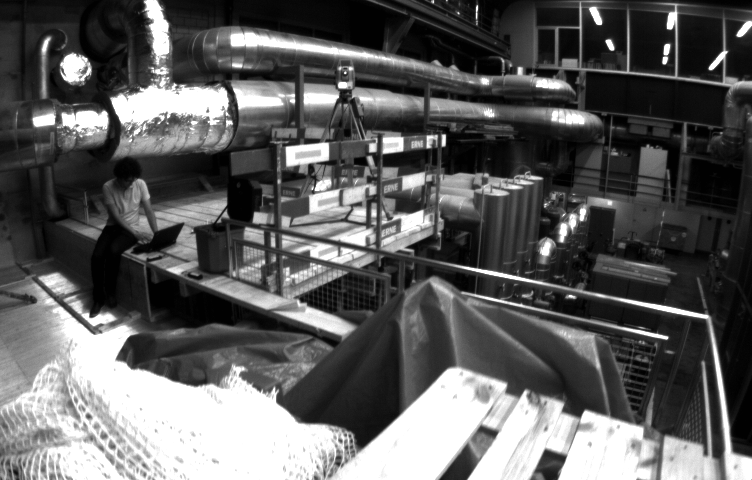
#> input picture img/testImg.png, 752 x 480 px
$ python improved_ORB.py
#> lines starting #> are read from the running program, lines starting #| are printed output that depends on the picture
#> further down, _img1 is the input picture: shape (480, 752); min 1, max 255, mean 93.4
import cv2
import numpy as np
import time

def best_orb_threshold(img, m):
    # 計算子區塊的大小
#> called with m = 5
    height, width = img.shape[:2]
#> height = 480; width = 752
    block_size = int(min(height, width) / m)
#> block_size = 96

    results = []

    # 遍歷所有子區塊
    for i in range(m):
        for j in range(m):
            # 計算子區塊的左上角座標和右下角座標
            x1, y1 = j * block_size, i * block_size
            x2, y2 = x1 + block_size, y1 + block_size

            # 提取子區塊
            block = img[y1:y2, x1:x2]

            # 計算子區塊的灰度平均值、中心像素的灰度值、灰度值變異數
            mean = round(np.mean(block))
            center_pixel = block[block_size // 2, block_size // 2]

            best_t, thresh = cv2.threshold(block, 0, 255, cv2.THRESH_BINARY+cv2.THRESH_OTSU)

            # 將結果存入列表
            results.append((mean, int(center_pixel), int(best_t)))
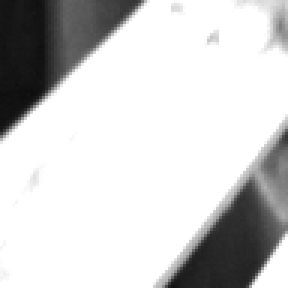
#> block: shape (96, 96) (shown 3 times larger); min 13, max 255, mean 206.8
#> after the loop, results = 25 items, first 6: (49, 71, 122), (73, 20, 131), (80, 106, 119), (64, 255, 104), (41, 2, 79), (67, 88, 134)

    alpha = 0.3
    adaptive_orb_threshold = []
    for result in results:
        # 子區塊ORB閾值 = alpha * | 子區塊中心灰度值 - 子區塊灰度值變異數 |
        threshold = round(alpha*abs(result[1]-result[2]))
        if threshold < 7 : threshold = 7
        adaptive_orb_threshold.append(threshold)
#> this loop made 25 passes
#> result on passes 1 to 12: (49, 71, 122), (73, 20, 131), (80, 106, 119), (64, 255, 104), (41, 2, 79), (67, 88, 134), (111, 185, 124), (91, 37, 134), (105, 70, 140), (84, 86, 100), (45, 13, 100), (66, 76, 78)
#> after the loop, adaptive_orb_threshold = 25 values, max 45 at index 3, min 7 at index 2, mean 20.32

    return adaptive_orb_threshold

def improved_orb_detection(img, m = 5):
    adaptive_threshold = best_orb_threshold(img, m)
#> adaptive_threshold has the same summary as adaptive_orb_threshold in best_orb_threshold

    # 初始化ORB偵測器
    orb = cv2.ORB_create(edgeThreshold=0)

    # 調整ORB特徵點偵測參數
    max_feature = 10000
    orb.setMaxFeatures(max_feature)

    # 將原始圖像分割為m*m塊
    height, width = img.shape[:2]
#> height = 480; width = 752
    block_width = width // m
#> block_width = 150
    block_height = height // m
#> block_height = 96

    # 初始化與原圖size相等的空白圖像
    img_with_keypoints = np.zeros_like(img)
    full_keypoints = []  # 新增的列表，用於存儲整張圖像的keypoints

    start_time = time.time() # detection timer start

    # 對每個子區域用不同的閾值進行ORB特徵點偵測
    for i in range(m):
        for j in range(m):
            # 獲取子區域座標
            x_start = i * block_width
            x_end = (i + 1) * block_width
            y_start = j * block_height
            y_end = (j + 1) * block_height

            # 提取子區域
            block = img[y_start:y_end, x_start:x_end]

            # 設置FastThreshold值
            orb.setFastThreshold(adaptive_threshold[i * 5 + j])

            # 子區域中偵測特徵點，並將座標對應至原始圖像
            keypoints = orb.detect(block, None)
            for kp in keypoints:
                kp.pt = (kp.pt[0] + x_start, kp.pt[1] + y_start)
            full_keypoints.extend(keypoints)
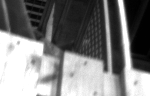
#> block: shape (96, 150); min 1, max 255, mean 126.1
#> after the loop, full_keypoints = 13713 keypoints; strongest (x, y, size): (612, 49, 31), (664, 58, 31), (709, 68, 31), (607, 42, 44.6)

    end_time = time.time() # detection timer end

    # 繪製整張圖像的特徵點
    img_with_keypoints = cv2.drawKeypoints(img, full_keypoints, None, flags=0)
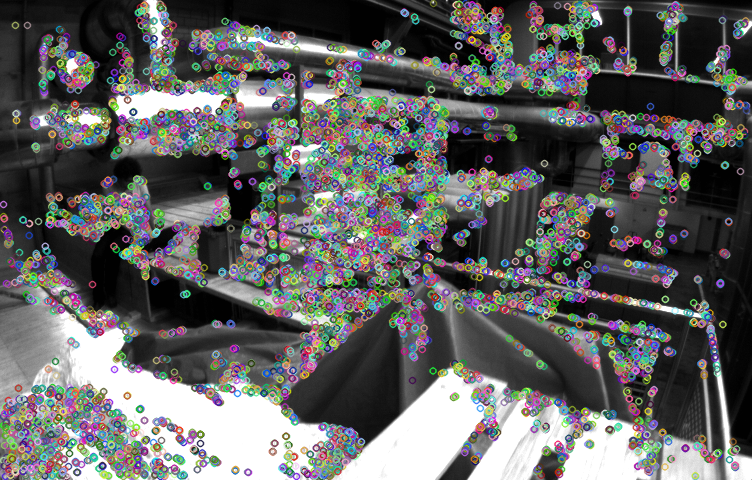
#> img_with_keypoints: shape (480, 752, 3); mean of channels 0, 1, 2 98, 98.2, 98.1; drawn as B, G, R

    # reuturn data
    keypoint_num = len(full_keypoints)
#> keypoint_num = 13713
    detect_time = round(end_time - start_time, 3)

    return img_with_keypoints, full_keypoints, keypoint_num, detect_time

def improved_orb_comparison(img1, img2):
    img_with_keypoints1, full_keypoints1, keypoint_num1, t0 = improved_orb_detection(img1)
#> full_keypoints1 has the same summary as full_keypoints in improved_orb_detection; keypoint_num1 = 13713; t0 = 0.084
    img_with_keypoints2, full_keypoints2, keypoint_num2, t1 = improved_orb_detection(img2)
#> call 2 of improved_orb_detection, with m = 5
#> the loop in best_orb_threshold (call 2), `for result in results:` made 25 passes
#> in improved_orb_detection (call 2), `img_with_keypoints = cv2.drawKeypoints(img, full_keypoints, None, flag..`:
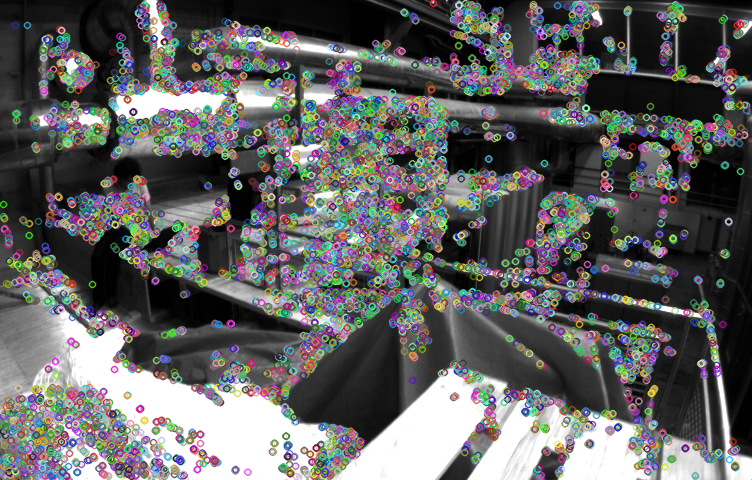
#> img_with_keypoints: shape (480, 752, 3); mean of channels 0, 1, 2 97.8, 97.9, 97.7; drawn as B, G, R
#> full_keypoints2 has the same summary as full_keypoints in improved_orb_detection; keypoint_num2 = 13713; t1 = 0.071
    h, w = img1.shape[:2]
#> h = 480; w = 752
    combined_img = np.zeros((h, w*2, 3), dtype=np.uint8)
    combined_img[:, :w] = img_with_keypoints1
    combined_img[:, w:] = img_with_keypoints2
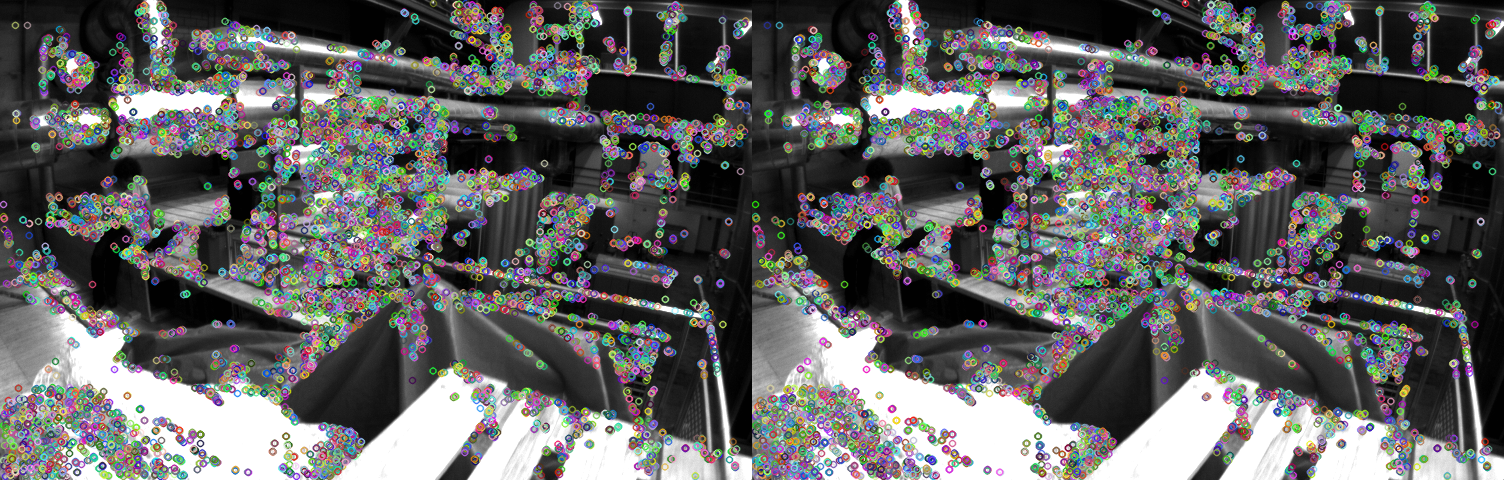
#> combined_img: shape (480, 1504, 3); mean of channels 0, 1, 2 97.9, 98.1, 97.9; drawn as B, G, R
    overlay = combined_img.copy()
    same_keypoints = []

    start_time = time.time() # comparison timer start

    # 建立 keypoints1 中每個特徵點的像素作為key，特徵點本身作為value的dict
    keypoints1_dict = {tuple(map(int, kp.pt)): kp for kp in full_keypoints1}
#> keypoints1_dict = 11748 items

    # 檢查 keypoints2 中的特徵點是否有相同的像素
    for kp2 in full_keypoints2:
        x2, y2 = map(int, kp2.pt)
        pt2 = (x2, y2)

        # 檢查是否在 keypoints1_dict 中有相同的像素
        if pt2 in keypoints1_dict:
            # kp1 = keypoints1_dict[pt2]
            same_keypoints.append((kp2))
#> this loop made 13713 passes
#> (kp2, x2, y2) on passes 1 to 3: (keypoint at (146, 6), size 31, 146, 6), (keypoint at (145, 9), size 31, 145, 9), (keypoint at (143, 11), size 31, 143, 11)
#> after the loop, same_keypoints has the same summary as full_keypoints in improved_orb_detection

    end_time = time.time() # comparison timer end

    # 若兩張圖同個pixel都有檢測到keypoints，則繪製線段
    for kp in same_keypoints:
        x1, y1 = kp.pt
        x2, y2 = kp.pt
        x2 += w  # 將第二個圖像中的特徵點的 x 坐標偏移 w 像素，以match合成圖像中的位置
        pt1 = (int(x1), int(y1))
        pt2 = (int(x2), int(y2))
        color = tuple(np.random.randint(0, 255, 3).tolist()) # 產生隨機顏色
        cv2.line(combined_img, pt1, pt2, color, 1)  # 繪製線段
#> this loop made 13713 passes
#> (kp, x1, y1, x2, y2, color) on passes 1 to 3: (keypoint at (146, 6), size 31, 146, 6, 898, 6, (172, 47, 117)), (keypoint at (145, 9), size 31, 145, 9, 897, 9, (192, 67, 251)), (keypoint at (143, 11), size 31, 143, 11, 895, 11, (195, 103, 9))
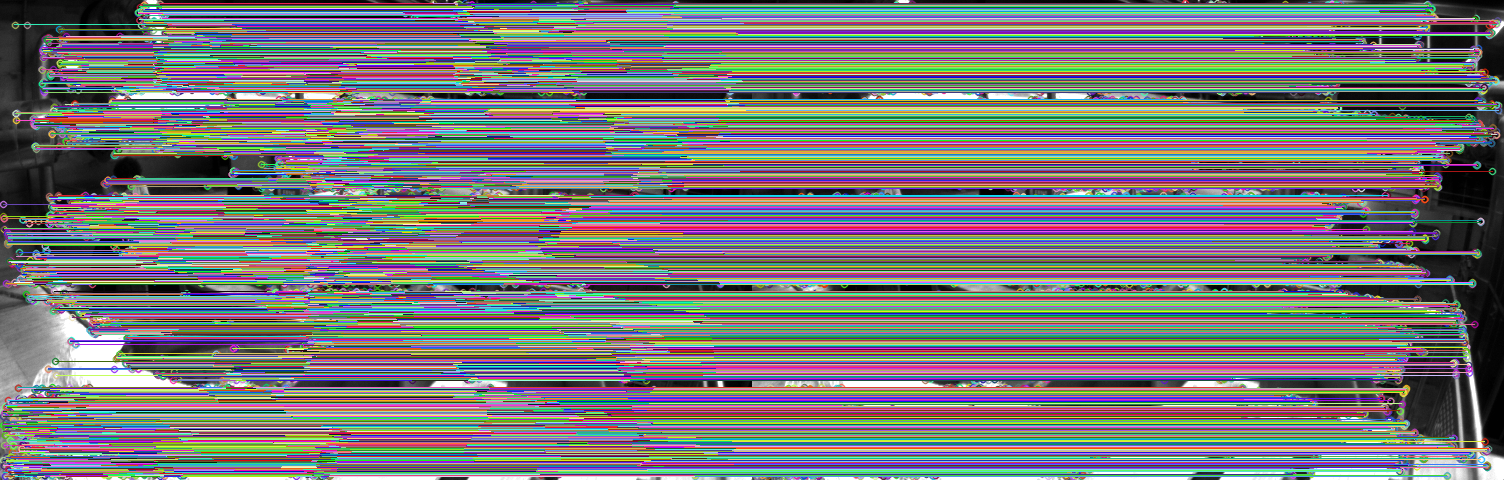
#> combined_img: shape (480, 1504, 3); mean of channels 0, 1, 2 120.7, 118.9, 120.7; drawn as B, G, R

    # cv2.line透明度設定，ref:https://gist.github.com/IAmSuyogJadhav/305bfd9a0605a4c096383408bee7fd5c
    alpha = 0.3  # Transparency factor.
    # Following line overlays transparent rectangle over the image
    comparison_img = cv2.addWeighted(overlay, alpha, combined_img, 1 - alpha, 0)
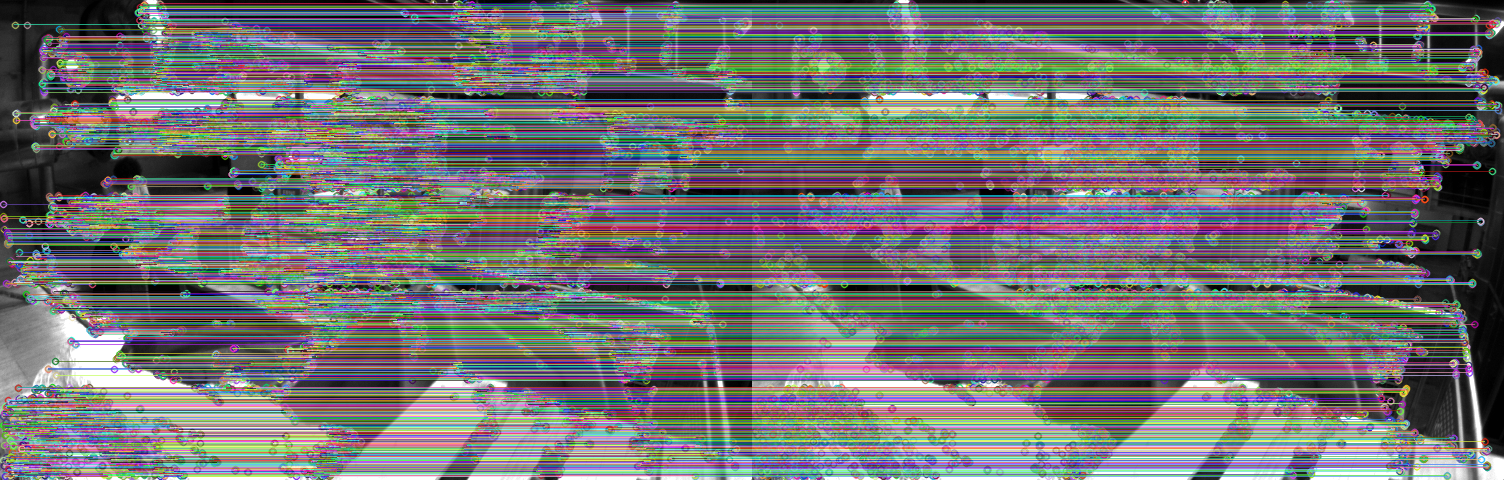
#> comparison_img: shape (480, 1504, 3); mean of channels 0, 1, 2 113.9, 112.7, 113.9; drawn as B, G, R

    # return data
    result_img = [img_with_keypoints1, img_with_keypoints2, comparison_img]
    matched_points = len(same_keypoints)
    keypoint_data = [keypoint_num1, keypoint_num2, matched_points]
    comparison_time = round(end_time - start_time, 3) # 比對所花時間
    used_time = [t0, t1, comparison_time] # 偵測時間1, 偵測時間2, 比對時間

    return result_img, keypoint_data, used_time

if __name__ == '__main__':
    img_path1 = './img/testImg.png'
    img_path2 = './img/testImg.png'
    # img_path2 = './img/brightFix60.png'
    _img1 = cv2.imread(img_path1, 0)
    _img2 = cv2.imread(img_path2, 0)
    result_img, keypoint_data, used_time = improved_orb_comparison(_img1, _img2)

    # print data
    print("----------")
    print("Image 1:")
    print("img_path1:" + img_path1[6:])
    print("keypoint_num1:" + str(keypoint_data[0])) # 圖1的檢測到的特徵點數量
#| keypoint_num1:13713
    print("detect_time1:" + str(used_time[0]) + " s")
#| detect_time1:0.084 s
    print(".")
    print("Image 2:")
    print("img_path2:" + img_path2[6:])
    print("keypoint_num2:" + str(keypoint_data[1])) # 圖2的檢測到的特徵點數量
#| keypoint_num2:13713
    print("detect_time2:" + str(used_time[1]) + " s")
#| detect_time2:0.071 s
    print(".")
    print("matched_points:" + str(keypoint_data[2])) # 檢測到的相同特徵點數量
#| matched_points:13713
    print("matched accuracy:" + str(round(keypoint_data[2]/keypoint_data[0]*100, 2)) + " %") # matched accuracy，圖2上檢測到幾%符合圖1的特徵點
#| matched accuracy:100.0 %
    print("match time:" + str(used_time[2]) + " s")
#| match time:0.097 s
    print("----------")

    # [5 lines of commented-out code are left out]
